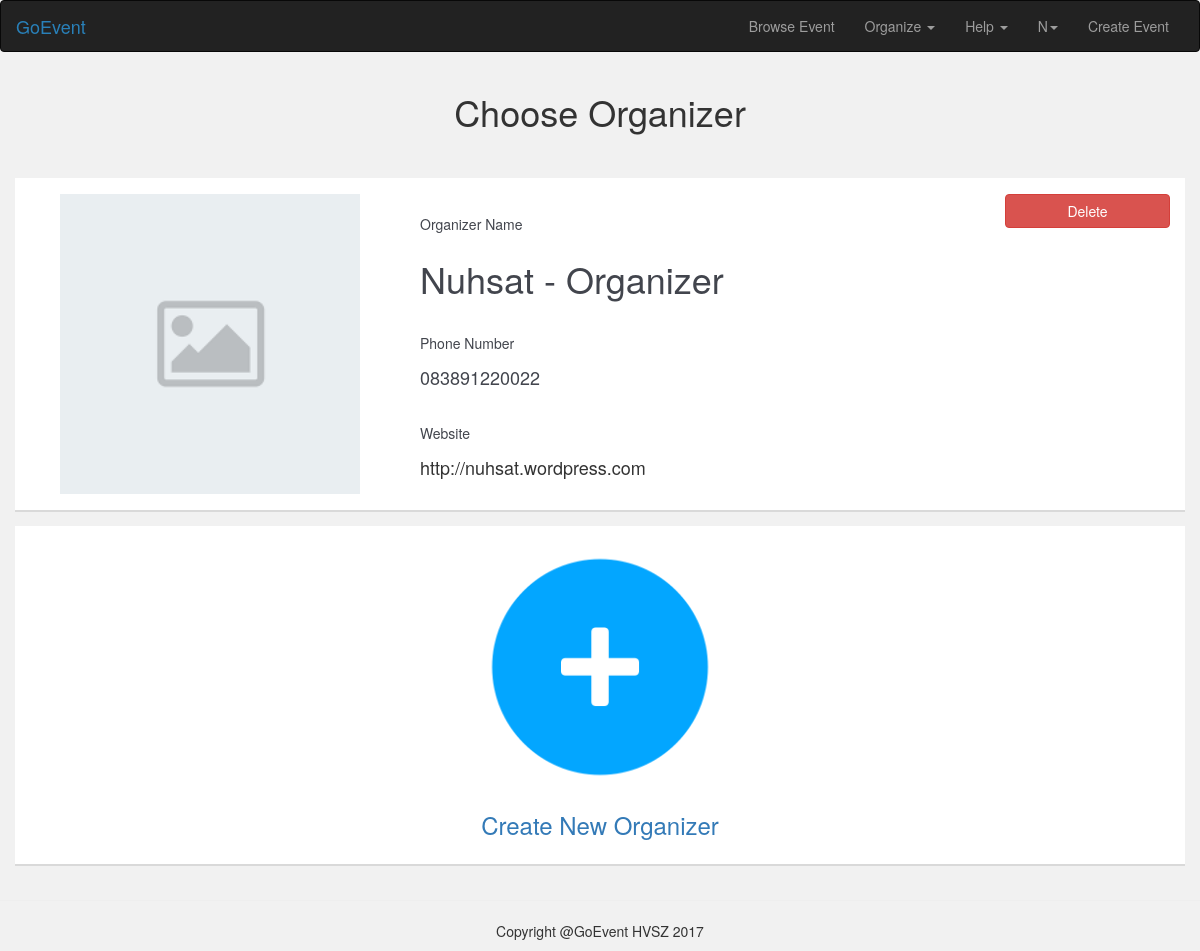
Page /pages/organizer_profile_choose/index.php (signed in) on the committed database.
### tables this page shows
CREATE TABLE `user_organizer` (
  `user_id` int(11) NOT NULL,
  `organizer_id` int(11) NOT NULL
);

CREATE TABLE `organizer` (
  `organizer_id` int(11) NOT NULL,
  `organizer_name` varchar(30) NOT NULL,
  `organizer_description` text NOT NULL,
  `organizer_phone_number` varchar(100) NOT NULL,
  `organizer_address` text NOT NULL,
  `organizer_website` text NOT NULL,
  `organizer_facebook` varchar(100) NOT NULL,
  `organizer_twitter` varchar(100) NOT NULL,
  `organizer_instagram` varchar(100) NOT NULL,
  `organizer_photo` text NOT NULL
);

### pages/backend/organizer_profile_choose.php (called while the page is built)
<?php
    require_once 'dbconnect.php';
 $user_id = $_SESSION['user_id'];
 $query_organizer =mysqli_query($connect, "SELECT * FROM user_organizer INNER JOIN organizer ON user_organizer.organizer_id=organizer.organizer_id WHERE user_id = '$user_id' ");
 ?>

### pages/organizer_profile_choose/index.php (the view, shortened to what this page needs)
<?php
    require_once '../backend/organizer_profile_choose.php';
?>
<!DOCTYPE html>
<html lang="en" >
<head>
  <link href="../../css/bootstrap.min.css" rel="stylesheet">
  <link href="../../css/style.css" rel="stylesheet" />
  <link rel="stylesheet" href="https://maxcdn.bootstrapcdn.com/bootstrap/3.3.7/css/bootstrap.min.css">
    <link rel="stylesheet" href="https://cdnjs.cloudflare.com/ajax/libs/bootstrap-select/1.12.4/css/bootstrap-select.min.css">
</head>
<body class="page_background_snow" style="background-color: #f1f1f1 !important;">
    <nav class="navbar navbar-inverse">
        <div class="container-fluid">
          <div class="navbar-header">
            <a class="navbar-brand" id="goevent_color" href="../../">GoEvent</a>
          </div>
          <div class="collapse navbar-collapse" id="bs-example-navbar-collapse-1">
            <ul class="nav navbar-nav navbar-right">
              <li><a href="../../pages/browse_event">Browse Event</a></li>
              <li class="dropdown">
                <a href="#" class="dropdown-toggle" data-toggle="dropdown" role="button" aria-haspopup="true" aria-expanded="false">Organize <span class="caret"></span></a>
              </li>
              <li class="dropdown">
                <a href="#" class="dropdown-toggle" data-toggle="dropdown" role="button" aria-haspopup="true" aria-expanded="false">Help <span class="caret"></span></a>
              </li>
              <?php if (!empty($_SESSION['user_id'])) { ?>
              <li class="dropdown">
                <a href="#" class="dropdown-toggle" data-toggle="dropdown" role="button" aria-haspopup="true" aria-expanded="false"><?php $user_name = $_SESSION['user_name']; echo strtoupper(substr($user_name,0,1)) ?><span class="caret"></span></a>
              </li>
              <?php } else {
               header('Location: ../sign_in/' );
              } ?>
              <li><a href="../../pages/organizer_profile_choose_create">Create Event</a></li>
            </ul>
          </div>
        </div>
    </nav>
  <div class="container">
    <div class="row">
      <div class="col-lg-12 text-center">
        <h1>Choose Organizer</h1>
      </div>
    </div>
    <br />
    <?php
    if($query_organizer->num_rows > 0 )
    {
      while($row = $query_organizer->fetch_assoc())
      {
        if($row['organizer_id'] == 0) continue ; ?>
      <div onclick="location.href='../organizer_profile?organizer_id= <?php echo $row['organizer_id'] ; ?>';" style="cursor: pointer;" class="row card_browse_event">
        <div class="col-lg-4 text-center">
          <img src="../../photo_organizer/<?php echo $row['organizer_photo']?>" class="img-responsive" style="margin: 0 auto;" onError="this.onerror=null;this.src='../../images/default.png';" alt="Organizer Profile Pict" width="300" height="300" />
        </div>
        <div class="col-lg-6">
                <br />
                <div class="form-group">
                  <label for="exampleInputEmail1" id="date_card">Organizer Name</label>
                  <h1 id="date_card"><?php echo $row['organizer_name']?></h1>
                </div>
                <br />
                <div class="form-group">
                  <label for="exampleInputEmail1" id="date_card">Phone Number</label>
                  <h4 id="date_card"><?php echo $row['organizer_phone_number']?></h4>
                </div>
                <br />
                <div class="form-group">
                  <label for="exampleInputEmail1" id="date_card">Website</label>
                  <h4><?php echo $row['organizer_website']?></h4>
                </div>
        </div>
        <div class="col-lg-2">
        <a href="../backend/delete_organizer.php?organizer_id= <?php echo $row['organizer_id'] ; ?>" class="btn btn-danger btn-round btn-block">Delete</a>
        </div>
      </div>
    <?php }}?>
    <a href="../organizer_profile?organizer_id=%200">
      <div class="row card_browse_event">
        <div class="col-lg-4 text-center"></div>
        <div class="col-lg-4 text-center">
          <img src="../../images/add.png" class="img-responsive" style="margin: 0 auto;" alt="Organizer Profile Pict" width="250" height="250" />
          <h3>Create New Organizer</h3>
        </div>
        <div class="col-lg-4"></div>
      </div>
    </a>
  </div>
  <footer>
    <hr />
    <div class="container">
      <p class="text-center">Copyright @GoEvent   HVSZ 2017</p>
    </div>
  </footer>
</body>
</html>

### css/style.css (style rules this page uses)
html, body { height: 100%; width: 100%; font-family: Comfortaa, Arial, sans-serif; }
#goevent_color { color: #2980b9; }
.btn-round { border-radius: 17px; }
#date_card { font-weight: 400; color: #42454d; }
.page_background_snow { background-color: #f1f1f1 !important; }
.card_browse_event { background-color: white; margin: 2vh 10vw 2vh 0vw; padding: 2vh 0vw 2vh 0vw; box-shadow: 0 0px 0px 0 rgba(0, 0, 0, 0.05), 0 2px 0px 0 rgba(0, 0, 0, 0.1 ); }

### rows in the picture
user_organizer: organizer.organizer_name "Nuhsat - Organizer", organizer.organizer_phone_number "083891220022", organizer.organizer_website "http://nuhsat.wordpress.com"

### other values in the picture
substr($user_name,0,1) "N"
